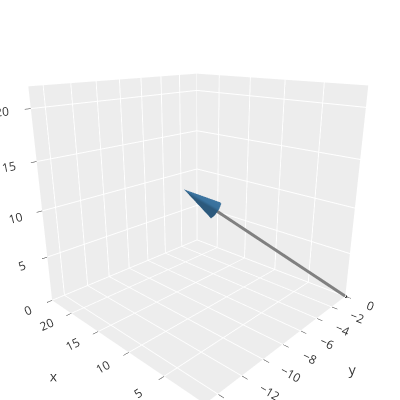

This figure's notebook cell:
### Code cell
x, y, z = vector
# ploting line from (0, 0, 0) to (x, y, z)
line = go.Scatter3d(
    x=[0, x], y=[0, y], z=[0, z],
    marker=dict(size=1, color="black"), # single dot at both end
    line=dict(color= "gray", width=6),  # the line 
)
# poting the cone for head of vector
cone = go.Cone(
    x=[x], y=[y], z=[z], 
    u=[0.1 * (x - 0)], v=[0.1 * (y - 0)], w=[0.1 * (z - 0)], 
    sizemode="scaled", # relative to vector norm
    sizeref=2,
    showscale=False,
    anchor="center",
    text=[f"l2 norm: {np.sqrt(np.sum(x**2 + y**2 + z**2)):.4f}"], 
    hoverinfo="x+y+z+text",
) 

layout = go.Layout(
    height=400, width=400, autosize=False,
    margin=dict(l=0, r=0, b=0, t=0),
    template="ggplot2", 
    scene=dict(
        xaxis=dict(nticks=10, range=[0, 2*x]), 
        yaxis=dict(nticks=10, range=[0, 2*y]), 
        zaxis=dict(nticks=10, range=[0, 2*z]), 
      aspectmode="cube",
    ),
)

fig = go.Figure(data=[line, cone], layout=layout)
fig.show(config={'displayModeBar': False, 'scrollZoom': False})

### Figure 1 — Plotly figure (JSON) as saved in the notebook; plotly's stock layout.template omitted (floating-point values rounded to 4 significant figures)
{"data": [{"line": {"color": "gray", "width": 6}, "marker": {"color": "black", "size": 1}, "type": "scatter3d", "x": [0, 12], "y": [0, -7.5], "z": [0, 11]}, {"anchor": "center", "hoverinfo": "x+y+z+text", "showscale": false, "sizemode": "scaled", "sizeref": 2, "text": ["l2 norm: 17.9234"], "type": "cone", "u": [1.2], "v": [-0.75], "w": [1.1], "x": [12], "y": [-7.5], "z": [11]}], "layout": {"autosize": false, "height": 400, "margin": {"b": 0, "l": 0, "r": 0, "t": 0}, "scene": {"aspectmode": "cube", "aspectratio": {"x": 1, "y": 1, "z": 1}, "camera": {"center": {"x": 0, "y": 0, "z": 0}, "eye": {"x": -1.413, "y": 1.487, "z": 0.6927}, "projection": {"type": "perspective"}, "up": {"x": 0, "y": 0, "z": 1}}, "xaxis": {"nticks": 10, "range": [0, 24], "type": "linear"}, "yaxis": {"nticks": 10, "range": [0, -15], "type": "linear"}, "zaxis": {"nticks": 10, "range": [0, 22], "type": "linear"}}, "width": 400}}
